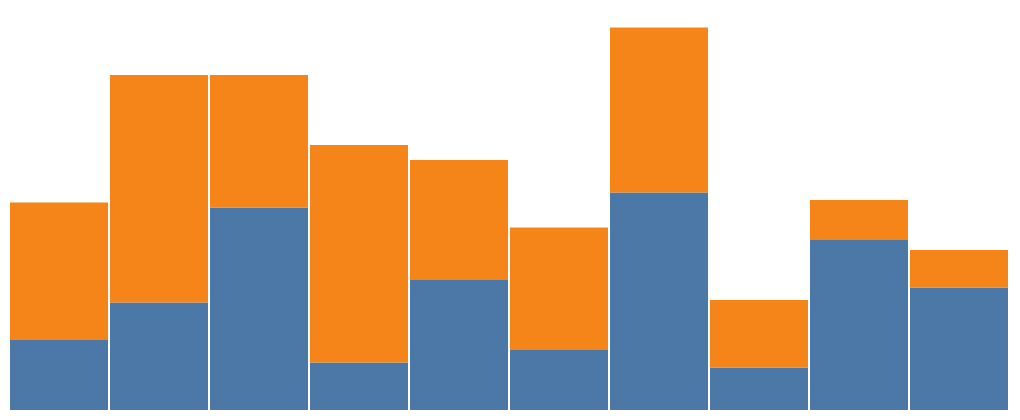

Write a Vega-Lite specification for this figure.
### Vega specification from a JSON file in a GitHub repository (floating-point values rounded to 4 significant figures)
{"$schema": "https://vega.github.io/schema/vega/v5.json", "description": "A basic stacked bar chart example.", "width": 500, "height": 200, "padding": 5, "background": "white", "data": [{"name": "table", "values": [{"x": 0, "y": 28, "c": 0}, {"x": 0, "y": 55, "c": 1}, {"x": 1, "y": 43, "c": 0}, {"x": 1, "y": 91, "c": 1}, {"x": 2, "y": 81, "c": 0}, {"x": 2, "y": 53, "c": 1}, {"x": 3, "y": 19, "c": 0}, {"x": 3, "y": 87, "c": 1}, {"x": 4, "y": 52, "c": 0}, {"x": 4, "y": 48, "c": 1}, {"x": 5, "y": 24, "c": 0}, {"x": 5, "y": 49, "c": 1}, {"x": 6, "y": 87, "c": 0}, {"x": 6, "y": 66, "c": 1}, {"x": 7, "y": 17, "c": 0}, {"x": 7, "y": 27, "c": 1}, {"x": 8, "y": 68, "c": 0}, {"x": 8, "y": 16, "c": 1}, {"x": 9, "y": 49, "c": 0}, {"x": 9, "y": 15, "c": 1}], "transform": [{"type": "stack", "groupby": ["x"], "sort": {"field": "c"}, "field": "y"}]}], "scales": [{"name": "x", "type": "band", "range": "width", "domain": {"data": "table", "field": "x"}}, {"name": "y", "type": "linear", "range": "height", "nice": true, "zero": true, "domain": {"data": "table", "field": "y1"}}, {"name": "color", "type": "ordinal", "range": "category", "domain": {"data": "table", "field": "c"}}], "marks": [{"type": "rect", "from": {"data": "table"}, "encode": {"enter": {"x": {"scale": "x", "field": "x"}, "width": {"scale": "x", "band": 1, "offset": -1}, "y": {"scale": "y", "field": "y0"}, "y2": {"scale": "y", "field": "y1"}, "fill": {"scale": "color", "field": "c"}}, "update": {"fillOpacity": {"value": 1}}}}]}
